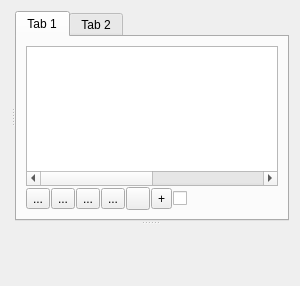
  <widget class="QWidget" name="centralwidget">
   <property name="sizePolicy">
    <sizepolicy hsizetype="MinimumExpanding" vsizetype="MinimumExpanding">
     <horstretch>0</horstretch>
     <verstretch>0</verstretch>
    </sizepolicy>
   </property>
   <layout class="QGridLayout" name="gridLayout">
    <item row="0" column="0">
     <widget class="QSplitter" name="splitter_2">
      <property name="orientation">
       <enum>Qt::Vertical</enum>
      </property>
      <widget class="QSplitter" name="splitter">
       <property name="orientation">
        <enum>Qt::Horizontal</enum>
       </property>
       <widget class="QWidget" name="horizontalWidget" native="true">
        <property name="sizePolicy">
         <sizepolicy hsizetype="Expanding" vsizetype="Expanding">
          <horstretch>0</horstretch>
          <verstretch>0</verstretch>
         </sizepolicy>
        </property>
        <layout class="QVBoxLayout" name="verticalLayout">
         <property name="sizeConstraint">
          <enum>QLayout::SetMinAndMaxSize</enum>
         </property>
         <item>
          <layout class="QHBoxLayout" name="mplWidget">
           <property name="spacing">
            <number>1</number>
           </property>
           <property name="sizeConstraint">
            <enum>QLayout::SetMinAndMaxSize</enum>
           </property>
          </layout>
         </item>
        </layout>
       </widget>
       <widget class="QTabWidget" name="tabWidget">
        <property name="maximumSize">
         <size>
          <width>300</width>
          <height>16777215</height>
         </size>
        </property>
        <property name="currentIndex">
         <number>0</number>
        </property>
        <widget class="QWidget" name="tab">
         <attribute name="title">
          <string>Tab 1</string>
         </attribute>
         <layout class="QVBoxLayout" name="verticalLayout_3">
          <item>
           <layout class="QVBoxLayout" name="verticalLayout_4">
            <property name="spacing">
             <number>1</number>
            </property>
            <property name="sizeConstraint">
             <enum>QLayout::SetMinimumSize</enum>
            </property>
            <item>
             <widget class="QTableWidget" name="namesTable">
              <property name="sizePolicy">
               <sizepolicy hsizetype="Expanding" vsizetype="Expanding">
                <horstretch>0</horstretch>
                <verstretch>0</verstretch>
               </sizepolicy>
              </property>
              <property name="maximumSize">
               <size>
                <width>800</width>
                <height>60000</height>
               </size>
              </property>
              <property name="editTriggers">
               <set>QAbstractItemView::DoubleClicked</set>
              </property>
              <property name="dragEnabled">
               <bool>true</bool>
              </property>
              <property name="dragDropOverwriteMode">
               <bool>false</bool>
              </property>
              <property name="dragDropMode">
               <enum>QAbstractItemView::NoDragDrop</enum>
              </property>
              <property name="defaultDropAction">
               <enum>Qt::MoveAction</enum>
              </property>
              <property name="alternatingRowColors">
               <bool>true</bool>
              </property>
              <property name="selectionMode">
               <enum>QAbstractItemView::ExtendedSelection</enum>
              </property>
              <property name="selectionBehavior">
               <enum>QAbstractItemView::SelectRows</enum>
              </property>
              <property name="columnCount">
               <number>4</number>
              </property>
              <attribute name="horizontalHeaderVisible">
               <bool>false</bool>
              </attribute>
              <attribute name="horizontalHeaderCascadingSectionResizes">
               <bool>true</bool>
              </attribute>
              <attribute name="horizontalHeaderMinimumSectionSize">
               <number>15</number>
              </attribute>
              <attribute name="horizontalHeaderShowSortIndicator" stdset="0">
               <bool>false</bool>
              </attribute>
              <attribute name="horizontalHeaderStretchLastSection">
               <bool>true</bool>
              </attribute>
              <attribute name="verticalHeaderCascadingSectionResizes">
               <bool>true</bool>
              </attribute>
              <attribute name="verticalHeaderShowSortIndicator" stdset="0">
               <bool>true</bool>
              </attribute>
              <attribute name="verticalHeaderStretchLastSection">
               <bool>false</bool>
              </attribute>
              <column>
               <property name="text">
                <string>Файл</string>
               </property>
              </column>
              <column>
               <property name="text">
                <string>#</string>
               </property>
              </column>
              <column>
               <property name="text">
                <string>Color</string>
               </property>
              </column>
              <column/>
             </widget>
            </item>
            <item>
             <layout class="QGridLayout" name="gridLayout_17">
              <property name="sizeConstraint">
               <enum>QLayout::SetMaximumSize</enum>
              </property>
              <item row="0" column="5">
               <widget class="QToolButton" name="joinDataArrays">
                <property name="cursor">
                 <cursorShape>CrossCursor</cursorShape>
                </property>
                <property name="toolTip">
                 <string>Об’єднати дані</string>
                </property>
                <property name="text">
                 <string>+</string>
                </property>
                <property name="shortcut">
                 <string>Ctrl+J</string>
                </property>
               </widget>
              </item>
              <item row="0" column="4">
               <widget class="QToolButton" name="multiPlot">
                <property name="icon">
                 <iconset>
                  <normaloff>buttons/multiPlot.png</normaloff>buttons/multiPlot.png</iconset>
                </property>
               </widget>
              </item>
              <item row="0" column="6">
               <widget class="QCheckBox" name="workWithSelectedData">
                <property name="toolTip">
                 <string>Застосовувати операції до обраних даних</string>
                </property>
                <property name="text">
                 <string/>
                </property>
               </widget>
              </item>
              <item row="0" column="2">
               <widget class="QToolButton" name="rowMoveDown">
                <property name="text">
                 <string>...</string>
                </property>
                <property name="icon">
                 <iconset>
                  <normaloff>buttons/down.svg</normaloff>buttons/down.svg</iconset>
                </property>
               </widget>
              </item>
              <item row="0" column="0">
               <widget class="QToolButton" name="deleteData">
                <property name="sizePolicy">
                 <sizepolicy hsizetype="Fixed" vsizetype="Fixed">
                  <horstretch>0</horstretch>
                  <verstretch>0</verstretch>
                 </sizepolicy>
                </property>
                <property name="text">
                 <string>...</string>
                </property>
                <property name="icon">
                 <iconset>
                  <normaloff>buttons/remove.svg</normaloff>buttons/remove.svg</iconset>
                </property>
               </widget>
              </item>
              <item row="0" column="3">
               <widget class="QToolButton" name="rowMoveUp">
                <property name="text">
                 <string>...</string>
                </property>
                <property name="icon">
                 <iconset>
                  <normaloff>buttons/up.svg</normaloff>buttons/up.svg</iconset>
                </property>
               </widget>
              </item>
              <item row="0" column="1">
               <widget class="QToolButton" name="saveData">
                <property name="text">
                 <string>...</string>
                </property>
                <property name="icon">
                 <iconset>
                  <normaloff>buttons/save.svg</normaloff>buttons/save.svg</iconset>
                </property>
               </widget>
              </item>
             </layout>
            </item>
           </layout>
          </item>
         </layout>
        </widget>
        <widget class="QWidget" name="tab_2">
         <attribute name="title">
          <string>Tab 2</string>
         </attribute>
         <layout class="QGridLayout" name="gridLayout_2">
          <item row="0" column="0">
           <widget class="QTextEdit" name="outputConsole">
            <property name="readOnly">
             <bool>true</bool>
            </property>
           </widget>
          </item>
         </layout>
        </widget>
       </widget>
      </widget>
      <widget class="QWidget" name="activeTools" native="true">
       <property name="sizePolicy">
        <sizepolicy hsizetype="Expanding" vsizetype="MinimumExpanding">
         <horstretch>0</horstretch>
         <verstretch>0</verstretch>
        </sizepolicy>
       </property>
       <property name="minimumSize">
        <size>
         <width>0</width>
         <height>50</height>
        </size>
       </property>
      </widget>
     </widget>
    </item>
   </layout>
  </widget>
